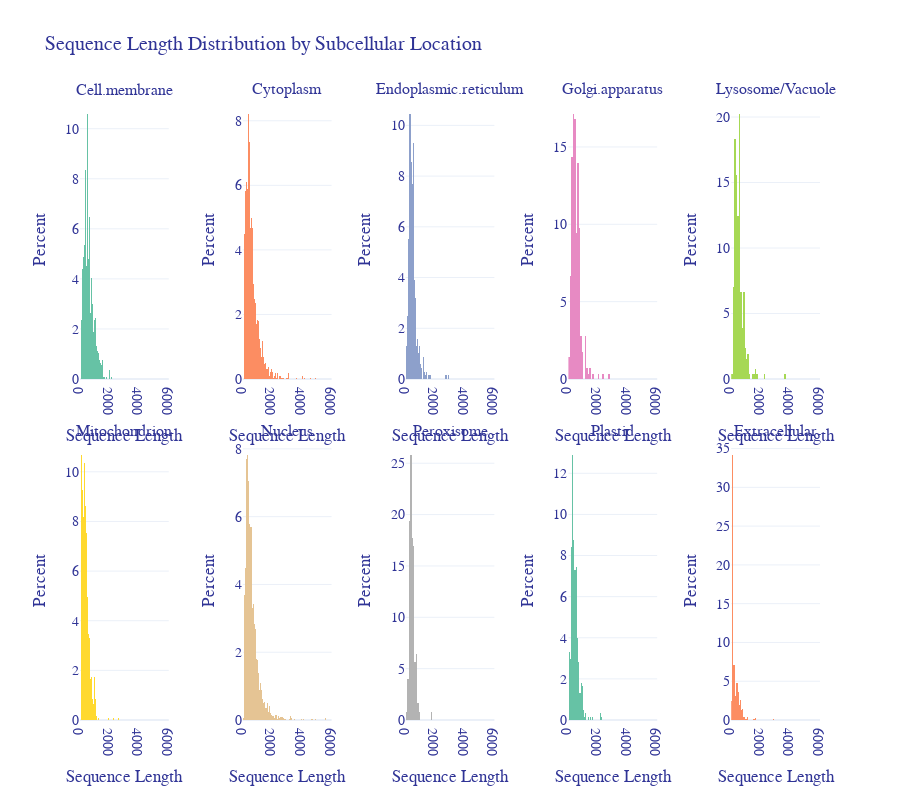

Notebook code cell kept with this figure:
### Code cell
from plotly.subplots import make_subplots
from math import ceil
import plotly.graph_objects as go

locations = df_deeploc_train['subcellular_location'].unique()

n_cols = 5  # Number of columns
n_rows = ceil(len(locations) / n_cols)  # Compute rows using ceiling

# Create subplots
fig = make_subplots(
    rows=n_rows,
    cols=n_cols,
    subplot_titles=locations,  # Use unique locations as subplot titles
    horizontal_spacing=0.1,
    vertical_spacing=0.1
)

# Add histograms for each subcellular location
for i, location in enumerate(locations):
    row = i // n_cols + 1
    col = i % n_cols + 1
    subset = df_deeploc_train[df_deeploc_train['subcellular_location'] == location]
    
    fig.add_trace(
        go.Histogram(
            x=subset['sequence_length'],
            histnorm="percent",
            marker_color=px.colors.qualitative.Set2[i % len(px.colors.qualitative.Set2)],
            name=location
        ),
        row=row, col=col
    )

# Update layout
fig.update_layout(
    font=dict(color="#303496", family="Arial, sans-serif", size=14),
    template='plotly_white',
    title="Sequence Length Distribution by Subcellular Location",
    height=400 * n_rows,  # Adjust height dynamically based on rows
    showlegend=False  # Set to True if you want legends
)

# Update x-axis and y-axis labels with a cutoff at 6000 for x-axis range
fig.update_xaxes(title_text="Sequence Length", range=[0, 6000])
fig.update_yaxes(title_text="Percent")

fig.show()

### Figure 1 — Plotly figure (JSON) as saved in the notebook; plotly's stock layout.template omitted (floating-point values rounded to 4 significant figures; data arrays with more than 128 entries replaced by an {"elided": "..."} marker saying what was removed)
{"data": [{"histnorm": "percent", "marker": {"color": "rgb(102,194,165)"}, "name": "Cell.membrane", "type": "histogram", "x": {"elided": "1067 int values"}, "xaxis": "x", "yaxis": "y"}, {"histnorm": "percent", "marker": {"color": "rgb(252,141,98)"}, "name": "Cytoplasm", "type": "histogram", "x": {"elided": "2180 int values"}, "xaxis": "x2", "yaxis": "y2"}, {"histnorm": "percent", "marker": {"color": "rgb(141,160,203)"}, "name": "Endoplasmic.reticulum", "type": "histogram", "x": {"elided": "689 int values"}, "xaxis": "x3", "yaxis": "y3"}, {"histnorm": "percent", "marker": {"color": "rgb(231,138,195)"}, "name": "Golgi.apparatus", "type": "histogram", "x": {"elided": "286 int values"}, "xaxis": "x4", "yaxis": "y4"}, {"histnorm": "percent", "marker": {"color": "rgb(166,216,84)"}, "name": "Lysosome/Vacuole", "type": "histogram", "x": {"elided": "257 int values"}, "xaxis": "x5", "yaxis": "y5"}, {"histnorm": "percent", "marker": {"color": "rgb(255,217,47)"}, "name": "Mitochondrion", "type": "histogram", "x": {"elided": "1208 int values"}, "xaxis": "x6", "yaxis": "y6"}, {"histnorm": "percent", "marker": {"color": "rgb(229,196,148)"}, "name": "Nucleus", "type": "histogram", "x": {"elided": "3235 int values"}, "xaxis": "x7", "yaxis": "y7"}, {"histnorm": "percent", "marker": {"color": "rgb(179,179,179)"}, "name": "Peroxisome", "type": "histogram", "x": [508, 690, 278, 492, 236, 852, 334, 719, 386, 409, 368, 403, 560, 441, 569, 562, 546, 292, 418, 292, 970, 458, 247, 420, 376, 644, 663, 293, 485, 322, 434, 412, 246, 725, 700, 231, 240, 371, 568, 705, 137, 500, 235, 51, 352, 259, 240, 164, 566, 190, 287, 254, 610, 581, 560, 548, 420, 576, 550, 381, 367, 377, 280, 421, 488, 331, 591, 292, 509, 852, 572, 701, 510, 663, 487, 321, 394, 416, 367, 357, 689, 700, 700, 462, 373, 1742, 322, 333, 401, 387, 396, 544, 263, 514, 144, 279, 514, 241, 675, 328, 226, 394, 481, 248, 271, 192, 419, 302, 318, 369, 303, 458, 366, 305, 709, 391, 504, 317, 377, 481, 462, 337, 265, 227], "xaxis": "x8", "yaxis": "y8"}, {"histnorm": "percent", "marker": {"color": "rgb(102,194,165)"}, "name": "Plastid", "type": "histogram", "x": {"elided": "605 int values"}, "xaxis": "x9", "yaxis": "y9"}, {"histnorm": "percent", "marker": {"color": "rgb(252,141,98)"}, "name": "Extracellular", "type": "histogram", "x": {"elided": "1580 int values"}, "xaxis": "x10", "yaxis": "y10"}], "layout": {"annotations": [{"font": {"size": 16}, "showarrow": false, "text": "Cell.membrane", "x": 0.06, "xanchor": "center", "xref": "paper", "y": 1, "yanchor": "bottom", "yref": "paper"}, {"font": {"size": 16}, "showarrow": false, "text": "Cytoplasm", "x": 0.28, "xanchor": "center", "xref": "paper", "y": 1, "yanchor": "bottom", "yref": "paper"}, {"font": {"size": 16}, "showarrow": false, "text": "Endoplasmic.reticulum", "x": 0.5, "xanchor": "center", "xref": "paper", "y": 1, "yanchor": "bottom", "yref": "paper"}, {"font": {"size": 16}, "showarrow": false, "text": "Golgi.apparatus", "x": 0.72, "xanchor": "center", "xref": "paper", "y": 1, "yanchor": "bottom", "yref": "paper"}, {"font": {"size": 16}, "showarrow": false, "text": "Lysosome/Vacuole", "x": 0.94, "xanchor": "center", "xref": "paper", "y": 1, "yanchor": "bottom", "yref": "paper"}, {"font": {"size": 16}, "showarrow": false, "text": "Mitochondrion", "x": 0.06, "xanchor": "center", "xref": "paper", "y": 0.45, "yanchor": "bottom", "yref": "paper"}, {"font": {"size": 16}, "showarrow": false, "text": "Nucleus", "x": 0.28, "xanchor": "center", "xref": "paper", "y": 0.45, "yanchor": "bottom", "yref": "paper"}, {"font": {"size": 16}, "showarrow": false, "text": "Peroxisome", "x": 0.5, "xanchor": "center", "xref": "paper", "y": 0.45, "yanchor": "bottom", "yref": "paper"}, {"font": {"size": 16}, "showarrow": false, "text": "Plastid", "x": 0.72, "xanchor": "center", "xref": "paper", "y": 0.45, "yanchor": "bottom", "yref": "paper"}, {"font": {"size": 16}, "showarrow": false, "text": "Extracellular", "x": 0.94, "xanchor": "center", "xref": "paper", "y": 0.45, "yanchor": "bottom", "yref": "paper"}], "font": {"color": "#303496", "family": "Arial, sans-serif", "size": 14}, "height": 800, "showlegend": false, "title": {"text": "Sequence Length Distribution by Subcellular Location"}, "xaxis": {"anchor": "y", "domain": [0, 0.12], "range": [0, 6000], "title": {"text": "Sequence Length"}}, "xaxis10": {"anchor": "y10", "domain": [0.88, 1], "range": [0, 6000], "title": {"text": "Sequence Length"}}, "xaxis2": {"anchor": "y2", "domain": [0.22, 0.34], "range": [0, 6000], "title": {"text": "Sequence Length"}}, "xaxis3": {"anchor": "y3", "domain": [0.44, 0.56], "range": [0, 6000], "title": {"text": "Sequence Length"}}, "xaxis4": {"anchor": "y4", "domain": [0.66, 0.78], "range": [0, 6000], "title": {"text": "Sequence Length"}}, "xaxis5": {"anchor": "y5", "domain": [0.88, 1], "range": [0, 6000], "title": {"text": "Sequence Length"}}, "xaxis6": {"anchor": "y6", "domain": [0, 0.12], "range": [0, 6000], "title": {"text": "Sequence Length"}}, "xaxis7": {"anchor": "y7", "domain": [0.22, 0.34], "range": [0, 6000], "title": {"text": "Sequence Length"}}, "xaxis8": {"anchor": "y8", "domain": [0.44, 0.56], "range": [0, 6000], "title": {"text": "Sequence Length"}}, "xaxis9": {"anchor": "y9", "domain": [0.66, 0.78], "range": [0, 6000], "title": {"text": "Sequence Length"}}, "yaxis": {"anchor": "x", "domain": [0.55, 1], "title": {"text": "Percent"}}, "yaxis10": {"anchor": "x10", "domain": [0, 0.45], "title": {"text": "Percent"}}, "yaxis2": {"anchor": "x2", "domain": [0.55, 1], "title": {"text": "Percent"}}, "yaxis3": {"anchor": "x3", "domain": [0.55, 1], "title": {"text": "Percent"}}, "yaxis4": {"anchor": "x4", "domain": [0.55, 1], "title": {"text": "Percent"}}, "yaxis5": {"anchor": "x5", "domain": [0.55, 1], "title": {"text": "Percent"}}, "yaxis6": {"anchor": "x6", "domain": [0, 0.45], "title": {"text": "Percent"}}, "yaxis7": {"anchor": "x7", "domain": [0, 0.45], "title": {"text": "Percent"}}, "yaxis8": {"anchor": "x8", "domain": [0, 0.45], "title": {"text": "Percent"}}, "yaxis9": {"anchor": "x9", "domain": [0, 0.45], "title": {"text": "Percent"}}}}
